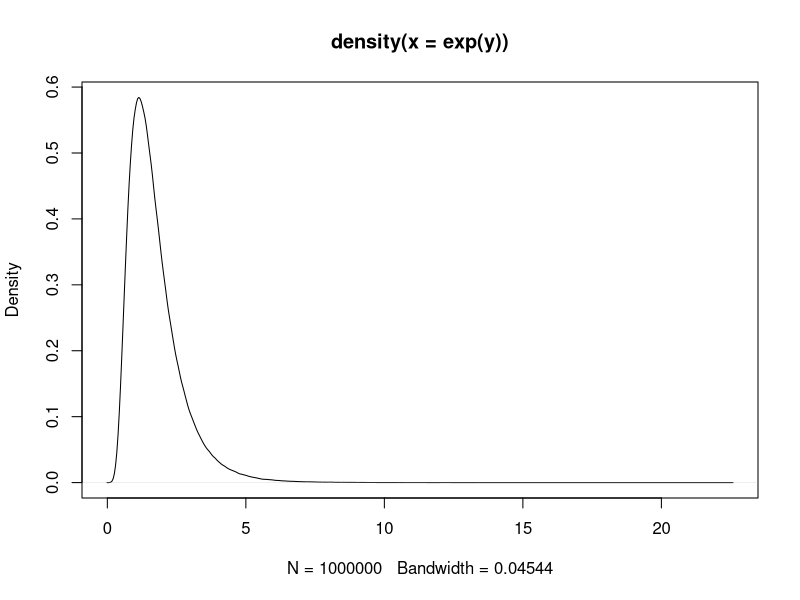

Recreate this plot in R.
x <- c(0.6114, 1.497, 3.4051)
x <- log(x)
qnorm(0.95)
(se1 <- (x[3] - x[2]) / qnorm(0.95))
(se2 <- (x[2] - x[1]) / qnorm(0.95))
y <- rnorm(1e6, mean = x[2], sd = mean(c(se1, se2)))
quantile(exp(y), probs = c(0.05, 0.95))
plot(density(exp(y)))
